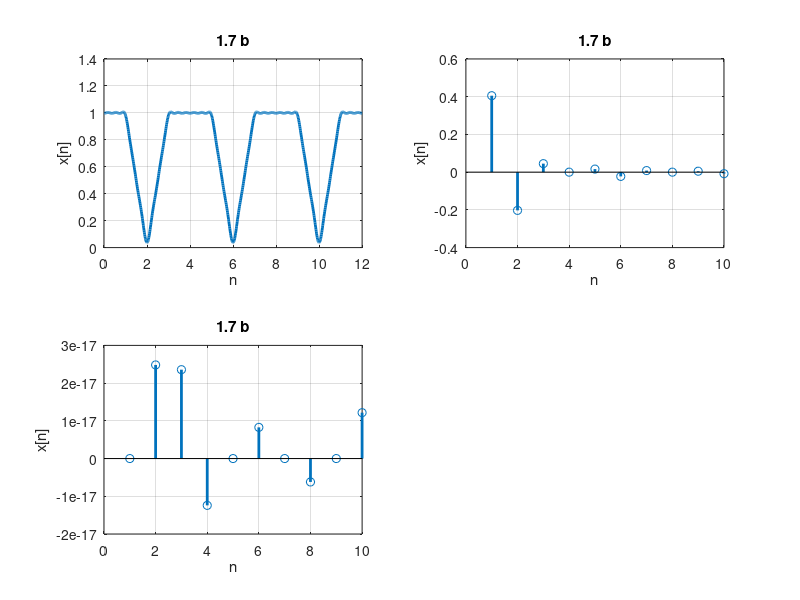

Write MATLAB code to recreate this figure.
%Problem 1 part i
%Liberal inspiration on this code from Dr. Wentworth
%Version 2/19/16
%Author Austin Chase Minor

clc;
clear;
T = 4
N = 10
M = 800
dt = 3*T/M

for k = 1:N
  kn(k) = k;
  a(k) = (2/(pi^2 * k^2)) * (cos(pi * k/2) + cos(3*pi*k/2)-2*cos(pi*k));
  a(k) = a(k) + (2/(pi*k))*(sin(pi*k/2)+sin(3*pi*k/2) - sin(pi*k/2) - sin(pi*k*3/2));
  b(k) = (2/(pi^2 * k^2)) * (sin(3*pi*k/2) + sin(pi*k/2));
  b(k) = b(k) + (1/(pi*k)) * (-cos(pi*k/2) - (-1*cos(pi*k/2)-0*cos(pi*k)) - 3*cos(3*pi*k/2) + cos(3*pi*k/2) + 2*cos(pi*k) + 2*cos(3*pi*k/2) - 2*cos(pi*k));
end

for i = 1:M
  t(i) = i*dt;
  for k = 1:N
    x(k) = a(k) * cos(pi*k*t(i)/2) + b(k) * sin(pi*k*t(i)/2);
  end
  xtot(i) = 3/4 + sum(x);
end

figure
subplot(2,2,1)
plot(t, xtot, 'linewidth', 2)
xlabel('n')
ylabel('x[n]')
title('1.7 b')
grid on

subplot(2,2,2)
stem(kn, a, 'linewidth', 2)
xlabel('n')
ylabel('x[n]')
title('1.7 b')
grid on

subplot(2,2,3)
stem(kn, b, 'linewidth', 2)
xlabel('n')
ylabel('x[n]')
title('1.7 b')
grid on